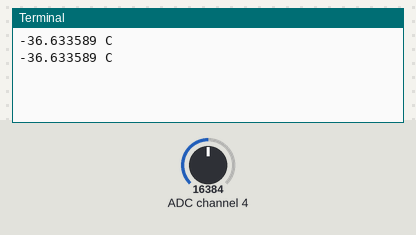
A program run on a simulated Raspberry Pi (BCM pin numbers). On the bench: the last lines printed to the terminal. The inputs (shaded band) are chosen by the test bench; at power-on: ADC channel 4 = 16384 (analog values on the 0–32767 scale).

Above: at 1.2 s.
1.3 s: ADC channel 4 set to 22936
At 2.6 s:
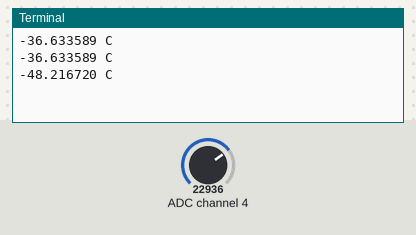
2.8 s: ADC channel 4 set to 28834
At 3.9 s:
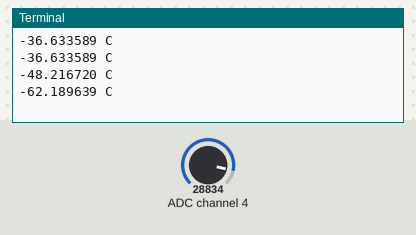
Timing chart, 0 to 5.8 s (numbered marks = the images above; inputs shaded):
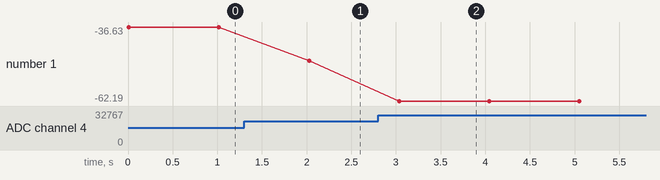

The program:

ADS1115_TRAPSat_test.py
```python
#! /usr/bin/python

# sudo apt-get update && sudo apt-get upgrade -y
# sudo apt-get install python-smbus
# sudo apt-get install i2c-tools
# wget http://github.com/adafruit/Adafruit-Raspberry-Pi-Python-Code/tree/master/Adafruit_ADS1x15
# sudo apt-get update && sudo apt-get upgrade -y

import time, signal, sys
import math
import smbus
from Adafruit_ADS1x15 import ADS1x15

# Thermistor Definitions
SERIES_RES = 300000       # ohms
THERM_NOM_RES = 10000     # ohms
THERM_NOM_TEMP = 25       # degrees C
THERM_NOM_BCOEF = 3892    # K

# ADS Definitions
ADS_IC_ID = 0x01  # ads1115 ic id
ADS_GAIN = 4096   # gain?
ADS_SPS = 250     # samples per second
ads_addr = 0x49   # change to be addr from i2cdetect -y 1

# initialize ADS1115
ads = ADS1x15(ads_addr, ADS_IC_ID, True)

# read from channel 1 continuously
while(1):
   # Read voltage from ADS
   volts = ads.readADCSingleEnded(0, ADS_GAIN, ADS_SPS)
   #print "Raw Voltage Reading: %.6f volts" % (volts)

   # Convert voltage to thermistor resistance
   therm_r = SERIES_RES / (((ADS_GAIN - 1) / volts) - 1)
   #print "Calculated Thermistor Resistance: %.6f ohms" % (therm_r)

   # Convert thermistor resistance to temperature
   # using steinhart formula found at:
   # https://learn.adafruit.com/themistor/using-a-thermistor
   temp = therm_r / THERM_NOM_RES
   temp = math.log(temp)
   temp = temp / THERM_NOM_BCOEF
   temp = temp + (1.0 / (THERM_NOM_TEMP + 273.15))
   temp = 1.0 / temp
   temp = temp - 273.15   # convert to C
   #print "Temperature %.6f degrees C" % (temp)
   print "%.6f C" % (temp)

   #print ""
   time.sleep(1)
```

Measured:
- after the input at 1.3 s, the terminal: prints a new line after 0.73 s (image 1)
- after the input at 2.8 s, the terminal: prints a new line after 0.24 s (image 2)
- plotted number 1: -36.63 → -48.22 after the input at 1.3 s, -48.22 → -62.19 after the input at 2.8 s
